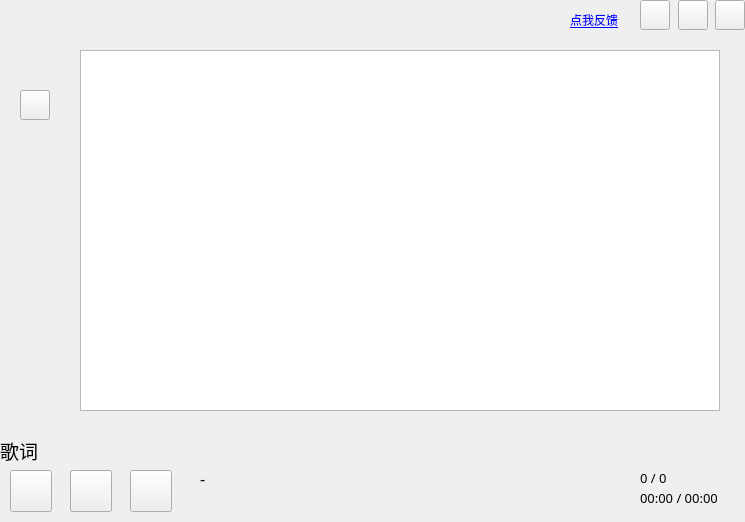
<?xml version="1.0" encoding="UTF-8"?>
<ui version="4.0">
 <class>MainWindow</class>
 <widget class="QMainWindow" name="MainWindow">
  <property name="geometry">
   <rect>
    <x>0</x>
    <y>0</y>
    <width>745</width>
    <height>522</height>
   </rect>
  </property>
  <property name="contextMenuPolicy">
   <enum>Qt::DefaultContextMenu</enum>
  </property>
  <property name="windowTitle">
   <string>音乐播放器</string>
  </property>
  <property name="toolTip">
   <string/>
  </property>
  <widget class="QWidget" name="centralWidget">
   <widget class="QPushButton" name="pushButton">
    <property name="geometry">
     <rect>
      <x>70</x>
      <y>470</y>
      <width>42</width>
      <height>42</height>
     </rect>
    </property>
    <property name="cursor">
     <cursorShape>PointingHandCursor</cursorShape>
    </property>
    <property name="toolTip">
     <string>暂停</string>
    </property>
    <property name="text">
     <string/>
    </property>
   </widget>
   <widget class="QPushButton" name="pushButton_2">
    <property name="geometry">
     <rect>
      <x>715</x>
      <y>0</y>
      <width>30</width>
      <height>30</height>
     </rect>
    </property>
    <property name="cursor">
     <cursorShape>PointingHandCursor</cursorShape>
    </property>
    <property name="toolTip">
     <string>&lt;html&gt;&lt;head/&gt;&lt;body&gt;&lt;p&gt;退出&lt;/p&gt;&lt;/body&gt;&lt;/html&gt;</string>
    </property>
    <property name="text">
     <string/>
    </property>
   </widget>
   <widget class="QPushButton" name="pushButton_3">
    <property name="geometry">
     <rect>
      <x>678</x>
      <y>0</y>
      <width>30</width>
      <height>30</height>
     </rect>
    </property>
    <property name="cursor">
     <cursorShape>PointingHandCursor</cursorShape>
    </property>
    <property name="toolTip">
     <string>&lt;html&gt;&lt;head/&gt;&lt;body&gt;&lt;p&gt;最小化&lt;/p&gt;&lt;/body&gt;&lt;/html&gt;</string>
    </property>
    <property name="text">
     <string/>
    </property>
   </widget>
   <widget class="QPushButton" name="pushButton_4">
    <property name="geometry">
     <rect>
      <x>130</x>
      <y>470</y>
      <width>42</width>
      <height>42</height>
     </rect>
    </property>
    <property name="cursor">
     <cursorShape>PointingHandCursor</cursorShape>
    </property>
    <property name="toolTip">
     <string>&lt;html&gt;&lt;head/&gt;&lt;body&gt;&lt;p&gt;下一曲&lt;/p&gt;&lt;/body&gt;&lt;/html&gt;</string>
    </property>
    <property name="text">
     <string/>
    </property>
    <property name="iconSize">
     <size>
      <width>42</width>
      <height>42</height>
     </size>
    </property>
   </widget>
   <widget class="QPushButton" name="pushButton_5">
    <property name="geometry">
     <rect>
      <x>10</x>
      <y>470</y>
      <width>42</width>
      <height>42</height>
     </rect>
    </property>
    <property name="cursor">
     <cursorShape>PointingHandCursor</cursorShape>
    </property>
    <property name="toolTip">
     <string>&lt;html&gt;&lt;head/&gt;&lt;body&gt;&lt;p&gt;上一曲&lt;/p&gt;&lt;/body&gt;&lt;/html&gt;</string>
    </property>
    <property name="text">
     <string/>
    </property>
    <property name="iconSize">
     <size>
      <width>42</width>
      <height>42</height>
     </size>
    </property>
   </widget>
   <widget class="QLabel" name="label">
    <property name="geometry">
     <rect>
      <x>640</x>
      <y>490</y>
      <width>200</width>
      <height>16</height>
     </rect>
    </property>
    <property name="font">
     <font>
      <family>楷体</family>
      <pointsize>10</pointsize>
      <weight>50</weight>
      <bold>false</bold>
     </font>
    </property>
    <property name="cursor">
     <cursorShape>PointingHandCursor</cursorShape>
    </property>
    <property name="toolTip">
     <string>当前时间 / 总时间</string>
    </property>
    <property name="text">
     <string>00:00 / 00:00</string>
    </property>
   </widget>
   <widget class="QLabel" name="label_2">
    <property name="geometry">
     <rect>
      <x>200</x>
      <y>470</y>
      <width>420</width>
      <height>16</height>
     </rect>
    </property>
    <property name="font">
     <font>
      <family>宋体</family>
      <pointsize>12</pointsize>
      <weight>50</weight>
      <bold>false</bold>
     </font>
    </property>
    <property name="cursor">
     <cursorShape>PointingHandCursor</cursorShape>
    </property>
    <property name="toolTip">
     <string>&lt;html&gt;&lt;head/&gt;&lt;body&gt;&lt;p&gt;标题-艺术家&lt;/p&gt;&lt;/body&gt;&lt;/html&gt;</string>
    </property>
    <property name="text">
     <string>-</string>
    </property>
   </widget>
   <widget class="QPushButton" name="pushButton_6">
    <property name="geometry">
     <rect>
      <x>640</x>
      <y>0</y>
      <width>30</width>
      <height>30</height>
     </rect>
    </property>
    <property name="cursor">
     <cursorShape>PointingHandCursor</cursorShape>
    </property>
    <property name="toolTip">
     <string>选项</string>
    </property>
    <property name="text">
     <string/>
    </property>
   </widget>
   <widget class="QTableWidget" name="tableWidget">
    <property name="geometry">
     <rect>
      <x>80</x>
      <y>50</y>
      <width>640</width>
      <height>361</height>
     </rect>
    </property>
    <property name="toolTip">
     <string>播放列表</string>
    </property>
    <property name="styleSheet">
     <string notr="true"/>
    </property>
    <property name="dragEnabled">
     <bool>true</bool>
    </property>
   </widget>
   <widget class="QPushButton" name="pushButton_7">
    <property name="geometry">
     <rect>
      <x>70</x>
      <y>470</y>
      <width>42</width>
      <height>42</height>
     </rect>
    </property>
    <property name="cursor">
     <cursorShape>PointingHandCursor</cursorShape>
    </property>
    <property name="toolTip">
     <string>暂停</string>
    </property>
    <property name="text">
     <string/>
    </property>
   </widget>
   <widget class="QLabel" name="label_3">
    <property name="geometry">
     <rect>
      <x>640</x>
      <y>470</y>
      <width>180</width>
      <height>16</height>
     </rect>
    </property>
    <property name="font">
     <font>
      <family>楷体</family>
      <pointsize>10</pointsize>
      <weight>50</weight>
      <bold>false</bold>
     </font>
    </property>
    <property name="cursor">
     <cursorShape>PointingHandCursor</cursorShape>
    </property>
    <property name="toolTip">
     <string>当前 / 歌曲总数</string>
    </property>
    <property name="text">
     <string>0 / 0</string>
    </property>
   </widget>
   <widget class="QLabel" name="label_4">
    <property name="geometry">
     <rect>
      <x>0</x>
      <y>420</y>
      <width>741</width>
      <height>61</height>
     </rect>
    </property>
    <property name="font">
     <font>
      <family>宋体</family>
      <pointsize>14</pointsize>
      <weight>50</weight>
      <bold>false</bold>
     </font>
    </property>
    <property name="contextMenuPolicy">
     <enum>Qt::NoContextMenu</enum>
    </property>
    <property name="text">
     <string>歌词</string>
    </property>
   </widget>
   <widget class="QPushButton" name="pushButton_8">
    <property name="geometry">
     <rect>
      <x>20</x>
      <y>90</y>
      <width>30</width>
      <height>30</height>
     </rect>
    </property>
    <property name="cursor">
     <cursorShape>PointingHandCursor</cursorShape>
    </property>
    <property name="toolTip">
     <string>云下载</string>
    </property>
    <property name="text">
     <string/>
    </property>
   </widget>
   <widget class="QLabel" name="label_5">
    <property name="geometry">
     <rect>
      <x>570</x>
      <y>10</y>
      <width>54</width>
      <height>21</height>
     </rect>
    </property>
    <property name="contextMenuPolicy">
     <enum>Qt::NoContextMenu</enum>
    </property>
    <property name="text">
     <string>&lt;html&gt;&lt;head/&gt;&lt;body&gt;&lt;p&gt;&lt;a href=&quot;http://wpa.qq.com/msgrd?v=3&amp;amp;uin=771911064&amp;amp;site=qq&amp;amp;menu=yes&quot;&gt;&lt;span style=&quot; text-decoration: underline; color:#0000ff;&quot;&gt;点我反馈&lt;/span&gt;&lt;/a&gt;&lt;/p&gt;&lt;/body&gt;&lt;/html&gt;</string>
    </property>
   </widget>
  </widget>
 </widget>
 <layoutdefault spacing="6" margin="11"/>
 <resources/>
 <connections/>
</ui>
